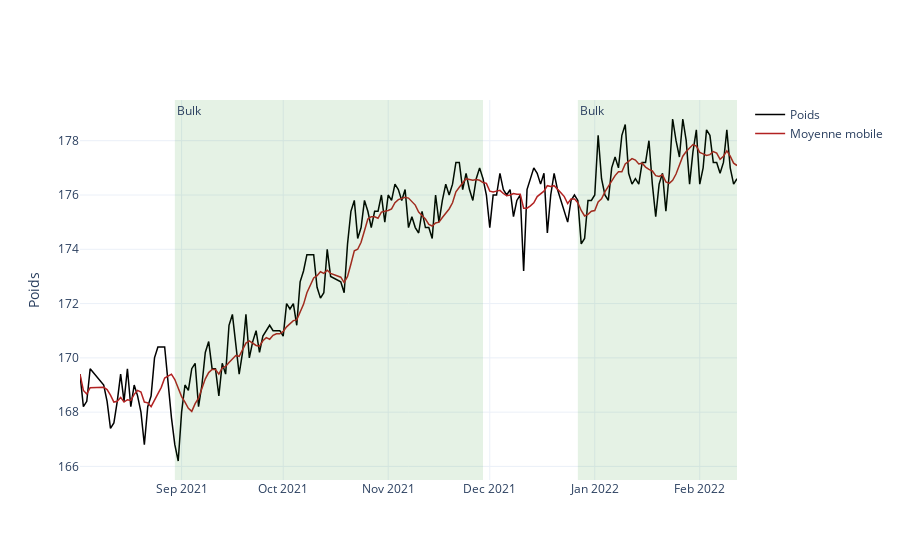

Write notebook code for a chart like this one.
### Code cell
# Plot current bulk
dates = df.loc[df.phase_var == 1, "date"].tolist()
dates.append(df.iloc[df.shape[0]-1]["date"])

fig = go.Figure()

fig.add_trace(go.Scatter(x=df.date, y=df.poids, 
                        mode='lines', name='Poids', line=dict(color='black', width = 1.5)))

fig.add_trace(go.Scatter(x=df.date, y=df.ma, 
                        mode='lines', name='Moyenne mobile', line=dict(color='firebrick', width = 1.5)))

fig.add_vrect(x0=str(dates[0]), x1=str(dates[1]), 
              annotation_text="Bulk", annotation_position="top left",
              fillcolor="green", opacity=0.1, line_width=0)

fig.add_vrect(x0=str(dates[2]), x1=str(dates[3]), 
              annotation_text="Bulk", annotation_position="top left",
              fillcolor="green", opacity=0.1, line_width=0)

fig.update_layout(yaxis_title="Poids")

### Figure 1 — Plotly figure (JSON) as saved in the notebook; plotly's stock layout.template omitted (floating-point values rounded to 4 significant figures; data arrays with more than 128 entries replaced by an {"elided": "..."} marker saying what was removed)
{"data": [{"line": {"color": "black", "width": 1.5}, "mode": "lines", "name": "Poids", "type": "scatter", "x": {"elided": "189 str values"}, "y": {"elided": "189 float values"}}, {"line": {"color": "firebrick", "width": 1.5}, "mode": "lines", "name": "Moyenne mobile", "type": "scatter", "x": {"elided": "189 str values"}, "y": {"elided": "189 float values"}}], "layout": {"annotations": [{"showarrow": false, "text": "Bulk", "x": "2021-08-30 00:00:00", "xanchor": "left", "xref": "x", "y": 1, "yanchor": "top", "yref": "y domain"}, {"showarrow": false, "text": "Bulk", "x": "2021-12-27 00:00:00", "xanchor": "left", "xref": "x", "y": 1, "yanchor": "top", "yref": "y domain"}], "shapes": [{"fillcolor": "green", "line": {"width": 0}, "opacity": 0.1, "type": "rect", "x0": "2021-08-30 00:00:00", "x1": "2021-11-29 00:00:00", "xref": "x", "y0": 0, "y1": 1, "yref": "y domain"}, {"fillcolor": "green", "line": {"width": 0}, "opacity": 0.1, "type": "rect", "x0": "2021-12-27 00:00:00", "x1": "2022-02-12 00:00:00", "xref": "x", "y0": 0, "y1": 1, "yref": "y domain"}], "yaxis": {"title": {"text": "Poids"}}}}
